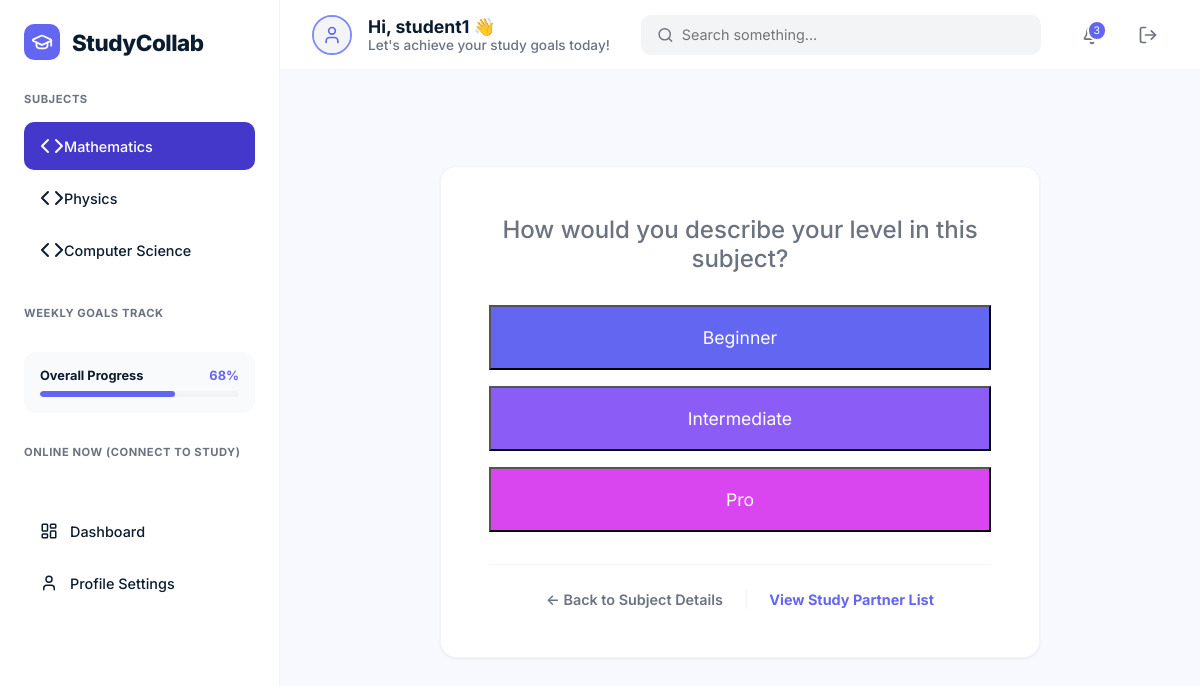
Screenshot of /subject/1/level/ (signed in) with the database file from the repository.
### main/models.py (models this page shows, shortened)
class Subject(models.Model):
    name = models.CharField(max_length=100)
    description = models.TextField(blank=True, null=True)
    icon = models.CharField(max_length=50, default="code") # FontAwesome or Lucide icon name

### main/views.py (the view, shortened to what this page needs)
# urls.py: path('subject/<int:subject_id>/level/', views.select_level, name='select_level'),
@login_required
def select_level(request, subject_id):
    subject = get_object_or_404(Subject, id=subject_id)
    return render(request, 'select_level.html', {'active_subject': subject})

### main/context_processors.py (called while the page is built)
def subjects_processor(request):
    return {
        'subjects': Subject.objects.all()
    }

### templates/select_level.html (shortened to what this page needs)
{% extends 'base.html' %}
{% block content %}
<div style="max-width: 600px; margin: 4rem auto; text-align: center;">
    <div class="card" style="padding: 3rem;">
        <h2 style="font-size: 1.5rem; color: var(--text-muted); font-weight: 500; margin-bottom: 2rem;">How would you describe your level in this subject?</h2>
        <form method="post">
            <div style="display: grid; gap: 1rem;">
                <button type="submit" name="level" value="beginner" class="btn-primary" style="padding: 1.25rem; font-size: 1.1rem; background: #6366f1;">Beginner</button>
                <button type="submit" name="level" value="intermediate" class="btn-primary" style="padding: 1.25rem; font-size: 1.1rem; background: #8b5cf6;">Intermediate</button>
                <button type="submit" name="level" value="pro" class="btn-primary" style="padding: 1.25rem; font-size: 1.1rem; background: #d946ef;">Pro</button>
            </div>
        </form>
        <div style="margin-top: 2rem; border-top: 1px solid var(--border-color); padding-top: 1.5rem;">
            <a href="{% url 'subject_detail' active_subject.id %}" style="color: var(--text-muted); text-decoration: none; font-size: 0.9rem; font-weight: 600;">← Back to Subject Details</a>
            <span style="margin: 0 1rem; color: var(--border-color);">|</span>
            <a href="{% url 'dashboard' %}" style="color: var(--primary); text-decoration: none; font-size: 0.9rem; font-weight: 700;">View Study Partner List</a>
        </div>
    </div>
</div>
{% endblock %}

### templates/base.html (shortened to what this page needs)
{% load static %}
<!DOCTYPE html>
<html lang="en">
<head>
    <link rel="stylesheet" href="{% static 'css/style.css' %}">
</head>
<body>
    {% if user.is_authenticated %}
    <aside class="sidebar">
        <a href="{% url 'dashboard' %}" style="text-decoration: none; display: flex; align-items: center; gap: 0.75rem; margin-bottom: 1rem;">
            <div style="width: 36px; height: 36px; background: var(--primary); border-radius: 10px; display: flex; align-items: center; justify-content: center; color: white;">
                <i data-lucide="graduation-cap" style="width: 22px;"></i>
            </div>
            <span style="font-weight: 800; font-size: 1.4rem; color: var(--text-main); letter-spacing: -0.02em;">StudyCollab</span>
        </a>
        <div class="sidebar-title">Subjects</div>
        <nav>
            {% for subject in subjects %}
            <a href="{% url 'subject_detail' subject.id %}" class="sidebar-item {% if active_subject.id == subject.id or not active_subject and forloop.first %}active{% endif %}">
                <i data-lucide="{{ subject.icon|default:'code' }}"></i>
                {{ subject.name }}
            </a>
            {% endfor %}
        </nav>
        <div class="sidebar-title">Weekly Goals Track</div>
        <div class="sidebar-card">
            <div style="display: flex; justify-content: space-between; font-size: 0.8rem; font-weight: 700; margin-bottom: 0.5rem;">
                <span>Overall Progress</span>
                <span style="color: var(--primary);">68%</span>
            </div>
            <div class="progress-container" style="height: 6px;">
                <div class="progress-bar" style="width: 68%; background: var(--primary);"></div>
            </div>
        </div>
        <div class="sidebar-title">Online Now (Connect to study)</div>
        <div style="margin-top: 2rem;">
            <a href="{% url 'dashboard' %}" class="sidebar-item">
                <i data-lucide="layout-dashboard" style="width: 18px; margin-right: 12px;"></i>
                Dashboard
            </a>
            <a href="{% url 'profile_settings' %}" class="sidebar-item">
                <i data-lucide="user" style="width: 18px; margin-right: 12px;"></i>
                Profile Settings
            </a>
        </div>
    </aside>
    <div class="main-wrapper">
        <header class="top-bar">
            <div class="top-left">
                <div style="display: flex; align-items: center; gap: 1rem;">
                    <div class="profile-trigger">
                        {% if user.profile and user.profile.profile_picture %}
                            <img src="{{ user.profile.profile_picture.url }}" alt="Profile" class="profile-img">
                        {% else %}
                            <div style="width: 100%; height: 100%; background: #f3f4f6; display: flex; align-items: center; justify-content: center;">
                                <i data-lucide="user" style="width: 20px; color: var(--primary);"></i>
                            </div>
                        {% endif %}
                    </div>
                    <div>
                        <div style="font-weight: 700; font-size: 1.1rem; color: var(--text-main);">
                            Hi, {{ user.first_name|default:user.username }} 👋
                        </div>
                        <div style="font-size: 0.85rem; color: var(--text-muted); font-weight: 500;">Let's achieve your study goals today!</div>
                    </div>
                </div>
            </div>
            <div class="search-bar">
                <i data-lucide="search" style="width: 18px; color: var(--text-muted);"></i>
                <input type="text" placeholder="Search something...">
            </div>
            <div class="top-right">
                <div class="icon-btn">
                    <span class="badge">3</span>
                </div>
                <a href="{% url 'logout' %}" class="icon-btn" title="Logout">
                    <i data-lucide="log-out" style="width: 20px;"></i>
                </a>
            </div>
        </header>
        <main class="content-body">
            {% block content %}{% endblock %}
        </main>
    </div>
    {% else %}
    <div style="width: 100%; min-height: 100vh; background: linear-gradient(135deg, #f8fafc 0%, #e2e8f0 100%); display: flex; align-items: center; justify-content: center;">
        {% block auth_content %}{% endblock %}
    </div>
    {% endif %}
</body>
</html>

### static/css/style.css (style rules this page uses)
:root { --primary: #6366f1; --primary-dark: #4338ca; --primary-light: #818cf8; --secondary: #ec4899; --bg-main: #f8f9ff; --bg-sidebar: #ffffff; --card-bg: #ffffff; --text-main: #0b1c30; --text-muted: #6b7280; --border-color: #f1f5f9; --shadow: 0 1px 3px 0 rgb(0 0 0 / 0.05), 0 1px 2px -1px rgb(0 0 0 / 0.05); --shadow-md: 0 4px 6px -1px rgb(0 0 0 / 0.05), 0 2px 4px -2px rgb(0 0 0 / 0.05); --shadow-lg: 0 10px 15px -3px rgb(0 0 0 / 0.05), 0 4px 6px -4px rgb(0 0 0 / 0.05); --green: #10b981; --blue: #3b82f6; --orange: #f59e0b; --purple: #8b5cf6; }
* { margin: 0; padding: 0; box-sizing: border-box; font-family: 'Inter', system-ui, -apple-system, sans-serif; }
body { background: var(--bg-main); color: var(--text-main); min-height: 100vh; display: flex; }
.sidebar { width: 280px; background: var(--bg-sidebar); border-right: 1px solid var(--border-color); padding: 1.5rem; height: 100vh; position: fixed; left: 0; top: 0; overflow-y: auto; z-index: 100; }
.sidebar-title { font-size: 0.7rem; font-weight: 700; color: var(--text-muted); text-transform: uppercase; letter-spacing: 0.05em; margin-bottom: 1rem; margin-top: 2rem; }
.sidebar-item { display: flex; align-items: center; padding: 0.75rem 1rem; border-radius: 10px; color: var(--text-main); text-decoration: none; margin-bottom: 0.25rem; transition: all 0.2s ease; font-size: 0.9rem; font-weight: 500; }
.sidebar-item.active { background: #4338ca; color: white; }
.sidebar-card { background: #f9fafb; border-radius: 12px; padding: 1rem; margin-top: 2rem; }
.main-wrapper { flex: 1; margin-left: 280px; display: flex; flex-direction: column; }
.top-bar { height: 70px; background: var(--bg-sidebar); border-bottom: 1px solid var(--border-color); display: flex; align-items: center; justify-content: space-between; padding: 0 2rem; position: sticky; top: 0; z-index: 90; }
.search-bar { display: flex; align-items: center; background: #f3f4f6; padding: 0.5rem 1rem; border-radius: 10px; width: 400px; }
.search-bar input { background: transparent; border: none; outline: none; margin-left: 0.5rem; width: 100%; font-size: 0.9rem; }
.top-right { display: flex; align-items: center; gap: 1rem; }
.icon-btn { width: 40px; height: 40px; border-radius: 50%; display: flex; align-items: center; justify-content: center; color: var(--text-muted); cursor: pointer; position: relative; transition: background 0.2s; }
.badge { position: absolute; top: 5px; right: 5px; background: var(--primary); color: white; font-size: 0.65rem; padding: 2px 5px; border-radius: 10px; border: 2px solid white; }
.profile-trigger { width: 40px; height: 40px; border-radius: 50%; overflow: hidden; border: 2px solid var(--primary-light); }
.content-body { padding: 2rem; max-width: 1400px; width: 100%; margin: 0 auto; }
.card { background: var(--card-bg); border-radius: 16px; border: 1px solid var(--border-color); padding: 1.5rem; box-shadow: var(--shadow); }
.progress-container { height: 8px; background: #f3f4f6; border-radius: 10px; overflow: hidden; margin-top: 0.5rem; }
.progress-bar { height: 100%; border-radius: 10px; }
.btn-primary { background: var(--primary); color: white; }

### rows the page displays
Subject: name "Mathematics"
Subject: name "Physics"
Subject: name "Computer Science"

### other values shown
{{ user.first_name|default:user.username }} "student1"
